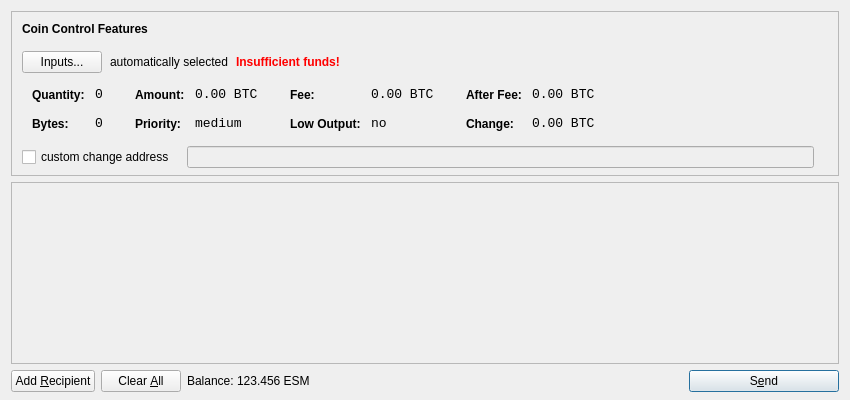
<?xml version="1.0" encoding="UTF-8"?>
<ui version="4.0">
 <class>SendCoinsDialog</class>
 <widget class="QDialog" name="SendCoinsDialog">
  <property name="geometry">
   <rect>
    <x>0</x>
    <y>0</y>
    <width>850</width>
    <height>400</height>
   </rect>
  </property>
  <property name="windowTitle">
   <string>Send Coins</string>
  </property>
  <layout class="QVBoxLayout" name="verticalLayout" stretch="0,1,0">
   <property name="bottomMargin">
    <number>8</number>
   </property>
   <item>
    <widget class="QFrame" name="frameCoinControl">
     <property name="sizePolicy">
      <sizepolicy hsizetype="Expanding" vsizetype="Expanding">
       <horstretch>0</horstretch>
       <verstretch>0</verstretch>
      </sizepolicy>
     </property>
     <property name="maximumSize">
      <size>
       <width>16777215</width>
       <height>16777215</height>
      </size>
     </property>
     <property name="frameShape">
      <enum>QFrame::StyledPanel</enum>
     </property>
     <property name="frameShadow">
      <enum>QFrame::Sunken</enum>
     </property>
     <layout class="QVBoxLayout" name="verticalLayoutCoinControl2">
      <property name="spacing">
       <number>-1</number>
      </property>
      <property name="leftMargin">
       <number>0</number>
      </property>
      <property name="topMargin">
       <number>0</number>
      </property>
      <property name="rightMargin">
       <number>0</number>
      </property>
      <property name="bottomMargin">
       <number>6</number>
      </property>
      <item>
       <layout class="QVBoxLayout" name="verticalLayoutCoinControl" stretch="0,0,0,0,1">
        <property name="spacing">
         <number>0</number>
        </property>
        <property name="leftMargin">
         <number>10</number>
        </property>
        <property name="topMargin">
         <number>10</number>
        </property>
        <item>
         <layout class="QHBoxLayout" name="horizontalLayoutCoinControl1">
          <property name="bottomMargin">
           <number>15</number>
          </property>
          <item>
           <widget class="QLabel" name="labelCoinControlFeatures">
            <property name="sizePolicy">
             <sizepolicy hsizetype="Preferred" vsizetype="Maximum">
              <horstretch>0</horstretch>
              <verstretch>0</verstretch>
             </sizepolicy>
            </property>
            <property name="font">
             <font>
              <weight>75</weight>
              <bold>true</bold>
             </font>
            </property>
            <property name="styleSheet">
             <string notr="true">font-weight:bold;</string>
            </property>
            <property name="text">
             <string>Coin Control Features</string>
            </property>
           </widget>
          </item>
         </layout>
        </item>
        <item>
         <layout class="QHBoxLayout" name="horizontalLayoutCoinControl2" stretch="0,0,0,0">
          <property name="spacing">
           <number>8</number>
          </property>
          <property name="bottomMargin">
           <number>10</number>
          </property>
          <item>
           <widget class="QPushButton" name="pushButtonCoinControl">
            <property name="styleSheet">
             <string notr="true"/>
            </property>
            <property name="text">
             <string>Inputs...</string>
            </property>
           </widget>
          </item>
          <item>
           <widget class="QLabel" name="labelCoinControlAutomaticallySelected">
            <property name="text">
             <string>automatically selected</string>
            </property>
            <property name="margin">
             <number>5</number>
            </property>
           </widget>
          </item>
          <item>
           <widget class="QLabel" name="labelCoinControlInsuffFunds">
            <property name="font">
             <font>
              <weight>75</weight>
              <bold>true</bold>
             </font>
            </property>
            <property name="styleSheet">
             <string notr="true">color:red;font-weight:bold;</string>
            </property>
            <property name="text">
             <string>Insufficient funds!</string>
            </property>
            <property name="margin">
             <number>5</number>
            </property>
           </widget>
          </item>
          <item>
           <spacer name="horizontalSpacerCoinControl">
            <property name="orientation">
             <enum>Qt::Horizontal</enum>
            </property>
            <property name="sizeHint" stdset="0">
             <size>
              <width>40</width>
              <height>1</height>
             </size>
            </property>
           </spacer>
          </item>
         </layout>
        </item>
        <item>
         <widget class="QWidget" name="widgetCoinControl" native="true">
          <property name="sizePolicy">
           <sizepolicy hsizetype="Preferred" vsizetype="Preferred">
            <horstretch>0</horstretch>
            <verstretch>0</verstretch>
           </sizepolicy>
          </property>
          <property name="minimumSize">
           <size>
            <width>0</width>
            <height>0</height>
           </size>
          </property>
          <property name="styleSheet">
           <string notr="true"/>
          </property>
          <layout class="QHBoxLayout" name="horizontalLayoutCoinControl5">
           <property name="margin">
            <number>0</number>
           </property>
           <item>
            <layout class="QHBoxLayout" name="horizontalLayoutCoinControl3" stretch="0,0,0,1">
             <property name="spacing">
              <number>20</number>
             </property>
             <property name="topMargin">
              <number>0</number>
             </property>
             <property name="bottomMargin">
              <number>10</number>
             </property>
             <item>
              <layout class="QFormLayout" name="formLayoutCoinControl1">
               <property name="horizontalSpacing">
                <number>10</number>
               </property>
               <property name="verticalSpacing">
                <number>14</number>
               </property>
               <property name="leftMargin">
                <number>10</number>
               </property>
               <property name="topMargin">
                <number>4</number>
               </property>
               <property name="rightMargin">
                <number>6</number>
               </property>
               <item row="0" column="0">
                <widget class="QLabel" name="labelCoinControlQuantityText">
                 <property name="styleSheet">
                  <string notr="true">font-weight:bold;</string>
                 </property>
                 <property name="text">
                  <string>Quantity:</string>
                 </property>
                 <property name="margin">
                  <number>0</number>
                 </property>
                </widget>
               </item>
               <item row="0" column="1">
                <widget class="QLabel" name="labelCoinControlQuantity">
                 <property name="font">
                  <font>
                   <family>Monospace</family>
                   <pointsize>10</pointsize>
                  </font>
                 </property>
                 <property name="cursor">
                  <cursorShape>IBeamCursor</cursorShape>
                 </property>
                 <property name="contextMenuPolicy">
                  <enum>Qt::ActionsContextMenu</enum>
                 </property>
                 <property name="text">
                  <string notr="true">0</string>
                 </property>
                 <property name="margin">
                  <number>0</number>
                 </property>
                 <property name="textInteractionFlags">
                  <set>Qt::LinksAccessibleByMouse|Qt::TextSelectableByKeyboard|Qt::TextSelectableByMouse</set>
                 </property>
                </widget>
               </item>
               <item row="1" column="0">
                <widget class="QLabel" name="labelCoinControlBytesText">
                 <property name="styleSheet">
                  <string notr="true">font-weight:bold;</string>
                 </property>
                 <property name="text">
                  <string>Bytes:</string>
                 </property>
                </widget>
               </item>
               <item row="1" column="1">
                <widget class="QLabel" name="labelCoinControlBytes">
                 <property name="font">
                  <font>
                   <family>Monospace</family>
                   <pointsize>10</pointsize>
                  </font>
                 </property>
                 <property name="cursor">
                  <cursorShape>IBeamCursor</cursorShape>
                 </property>
                 <property name="contextMenuPolicy">
                  <enum>Qt::ActionsContextMenu</enum>
                 </property>
                 <property name="text">
                  <string notr="true">0</string>
                 </property>
                 <property name="textInteractionFlags">
                  <set>Qt::LinksAccessibleByMouse|Qt::TextSelectableByKeyboard|Qt::TextSelectableByMouse</set>
                 </property>
                </widget>
               </item>
              </layout>
             </item>
             <item>
              <layout class="QFormLayout" name="formLayoutCoinControl2">
               <property name="horizontalSpacing">
                <number>10</number>
               </property>
               <property name="verticalSpacing">
                <number>14</number>
               </property>
               <property name="leftMargin">
                <number>6</number>
               </property>
               <property name="topMargin">
                <number>4</number>
               </property>
               <property name="rightMargin">
                <number>6</number>
               </property>
               <item row="0" column="0">
                <widget class="QLabel" name="labelCoinControlAmountText">
                 <property name="styleSheet">
                  <string notr="true">font-weight:bold;</string>
                 </property>
                 <property name="text">
                  <string>Amount:</string>
                 </property>
                 <property name="margin">
                  <number>0</number>
                 </property>
                </widget>
               </item>
               <item row="0" column="1">
                <widget class="QLabel" name="labelCoinControlAmount">
                 <property name="font">
                  <font>
                   <family>Monospace</family>
                   <pointsize>10</pointsize>
                  </font>
                 </property>
                 <property name="cursor">
                  <cursorShape>IBeamCursor</cursorShape>
                 </property>
                 <property name="contextMenuPolicy">
                  <enum>Qt::ActionsContextMenu</enum>
                 </property>
                 <property name="text">
                  <string notr="true">0.00 BTC</string>
                 </property>
                 <property name="textInteractionFlags">
                  <set>Qt::LinksAccessibleByMouse|Qt::TextSelectableByKeyboard|Qt::TextSelectableByMouse</set>
                 </property>
                </widget>
               </item>
               <item row="1" column="0">
                <widget class="QLabel" name="labelCoinControlPriorityText">
                 <property name="styleSheet">
                  <string notr="true">font-weight:bold;</string>
                 </property>
                 <property name="text">
                  <string>Priority:</string>
                 </property>
                </widget>
               </item>
               <item row="1" column="1">
                <widget class="QLabel" name="labelCoinControlPriority">
                 <property name="font">
                  <font>
                   <family>Monospace</family>
                   <pointsize>10</pointsize>
                  </font>
                 </property>
                 <property name="cursor">
                  <cursorShape>IBeamCursor</cursorShape>
                 </property>
                 <property name="contextMenuPolicy">
                  <enum>Qt::ActionsContextMenu</enum>
                 </property>
                 <property name="text">
                  <string>medium</string>
                 </property>
                 <property name="textInteractionFlags">
                  <set>Qt::LinksAccessibleByMouse|Qt::TextSelectableByKeyboard|Qt::TextSelectableByMouse</set>
                 </property>
                </widget>
               </item>
              </layout>
             </item>
             <item>
              <layout class="QFormLayout" name="formLayoutCoinControl3">
               <property name="horizontalSpacing">
                <number>10</number>
               </property>
               <property name="verticalSpacing">
                <number>14</number>
               </property>
               <property name="leftMargin">
                <number>6</number>
               </property>
               <property name="topMargin">
                <number>4</number>
               </property>
               <property name="rightMargin">
                <number>6</number>
               </property>
               <item row="0" column="0">
                <widget class="QLabel" name="labelCoinControlFeeText">
                 <property name="styleSheet">
                  <string notr="true">font-weight:bold;</string>
                 </property>
                 <property name="text">
                  <string>Fee:</string>
                 </property>
                 <property name="margin">
                  <number>0</number>
                 </property>
                </widget>
               </item>
               <item row="0" column="1">
                <widget class="QLabel" name="labelCoinControlFee">
                 <property name="font">
                  <font>
                   <family>Monospace</family>
                   <pointsize>10</pointsize>
                  </font>
                 </property>
                 <property name="cursor">
                  <cursorShape>IBeamCursor</cursorShape>
                 </property>
                 <property name="contextMenuPolicy">
                  <enum>Qt::ActionsContextMenu</enum>
                 </property>
                 <property name="text">
                  <string notr="true">0.00 BTC</string>
                 </property>
                 <property name="textInteractionFlags">
                  <set>Qt::LinksAccessibleByMouse|Qt::TextSelectableByKeyboard|Qt::TextSelectableByMouse</set>
                 </property>
                </widget>
               </item>
               <item row="1" column="0">
                <widget class="QLabel" name="labelCoinControlLowOutputText">
                 <property name="styleSheet">
                  <string notr="true">font-weight:bold;</string>
                 </property>
                 <property name="text">
                  <string>Low Output:</string>
                 </property>
                </widget>
               </item>
               <item row="1" column="1">
                <widget class="QLabel" name="labelCoinControlLowOutput">
                 <property name="font">
                  <font>
                   <family>Monospace</family>
                   <pointsize>10</pointsize>
                  </font>
                 </property>
                 <property name="cursor">
                  <cursorShape>IBeamCursor</cursorShape>
                 </property>
                 <property name="contextMenuPolicy">
                  <enum>Qt::ActionsContextMenu</enum>
                 </property>
                 <property name="text">
                  <string>no</string>
                 </property>
                 <property name="textInteractionFlags">
                  <set>Qt::LinksAccessibleByMouse|Qt::TextSelectableByKeyboard|Qt::TextSelectableByMouse</set>
                 </property>
                </widget>
               </item>
              </layout>
             </item>
             <item>
              <layout class="QFormLayout" name="formLayoutCoinControl4">
               <property name="horizontalSpacing">
                <number>10</number>
               </property>
               <property name="verticalSpacing">
                <number>14</number>
               </property>
               <property name="leftMargin">
                <number>6</number>
               </property>
               <property name="topMargin">
                <number>4</number>
               </property>
               <property name="rightMargin">
                <number>6</number>
               </property>
               <item row="0" column="0">
                <widget class="QLabel" name="labelCoinControlAfterFeeText">
                 <property name="styleSheet">
                  <string notr="true">font-weight:bold;</string>
                 </property>
                 <property name="text">
                  <string>After Fee:</string>
                 </property>
                 <property name="margin">
                  <number>0</number>
                 </property>
                </widget>
               </item>
               <item row="0" column="1">
                <widget class="QLabel" name="labelCoinControlAfterFee">
                 <property name="font">
                  <font>
                   <family>Monospace</family>
                   <pointsize>10</pointsize>
                  </font>
                 </property>
                 <property name="cursor">
                  <cursorShape>IBeamCursor</cursorShape>
                 </property>
                 <property name="contextMenuPolicy">
                  <enum>Qt::ActionsContextMenu</enum>
                 </property>
                 <property name="text">
                  <string notr="true">0.00 BTC</string>
                 </property>
                 <property name="textInteractionFlags">
                  <set>Qt::LinksAccessibleByMouse|Qt::TextSelectableByKeyboard|Qt::TextSelectableByMouse</set>
                 </property>
                </widget>
               </item>
               <item row="1" column="0">
                <widget class="QLabel" name="labelCoinControlChangeText">
                 <property name="styleSheet">
                  <string notr="true">font-weight:bold;</string>
                 </property>
                 <property name="text">
                  <string>Change:</string>
                 </property>
                </widget>
               </item>
               <item row="1" column="1">
                <widget class="QLabel" name="labelCoinControlChange">
                 <property name="font">
                  <font>
                   <family>Monospace</family>
                   <pointsize>10</pointsize>
                  </font>
                 </property>
                 <property name="cursor">
                  <cursorShape>IBeamCursor</cursorShape>
                 </property>
                 <property name="contextMenuPolicy">
                  <enum>Qt::ActionsContextMenu</enum>
                 </property>
                 <property name="text">
                  <string notr="true">0.00 BTC</string>
                 </property>
                 <property name="textInteractionFlags">
                  <set>Qt::LinksAccessibleByMouse|Qt::TextSelectableByKeyboard|Qt::TextSelectableByMouse</set>
                 </property>
                </widget>
               </item>
              </layout>
             </item>
            </layout>
           </item>
          </layout>
         </widget>
        </item>
        <item>
         <layout class="QHBoxLayout" name="horizontalLayoutCoinControl4" stretch="0,0,0">
          <property name="spacing">
           <number>12</number>
          </property>
          <property name="sizeConstraint">
           <enum>QLayout::SetDefaultConstraint</enum>
          </property>
          <property name="topMargin">
           <number>5</number>
          </property>
          <property name="rightMargin">
           <number>5</number>
          </property>
          <item>
           <widget class="QCheckBox" name="checkBoxCoinControlChange">
            <property name="text">
             <string>custom change address</string>
            </property>
           </widget>
          </item>
          <item>
           <widget class="QLineEdit" name="lineEditCoinControlChange">
            <property name="enabled">
             <bool>false</bool>
            </property>
            <property name="sizePolicy">
             <sizepolicy hsizetype="Expanding" vsizetype="Fixed">
              <horstretch>0</horstretch>
              <verstretch>0</verstretch>
             </sizepolicy>
            </property>
           </widget>
          </item>
          <item>
           <widget class="QLabel" name="labelCoinControlChangeLabel">
            <property name="sizePolicy">
             <sizepolicy hsizetype="Preferred" vsizetype="Expanding">
              <horstretch>0</horstretch>
              <verstretch>0</verstretch>
             </sizepolicy>
            </property>
            <property name="minimumSize">
             <size>
              <width>0</width>
              <height>0</height>
             </size>
            </property>
            <property name="text">
             <string/>
            </property>
            <property name="margin">
             <number>3</number>
            </property>
           </widget>
          </item>
         </layout>
        </item>
        <item>
         <spacer name="verticalSpacerCoinControl">
          <property name="orientation">
           <enum>Qt::Vertical</enum>
          </property>
          <property name="sizeHint" stdset="0">
           <size>
            <width>800</width>
            <height>1</height>
           </size>
          </property>
         </spacer>
        </item>
       </layout>
      </item>
     </layout>
    </widget>
   </item>
   <item>
    <widget class="QScrollArea" name="scrollArea">
     <property name="widgetResizable">
      <bool>true</bool>
     </property>
     <widget class="QWidget" name="scrollAreaWidgetContents">
      <property name="geometry">
       <rect>
        <x>0</x>
        <y>0</y>
        <width>830</width>
        <height>165</height>
       </rect>
      </property>
      <layout class="QVBoxLayout" name="verticalLayout_2">
       <property name="margin">
        <number>0</number>
       </property>
       <item>
        <layout class="QVBoxLayout" name="entries">
         <property name="spacing">
          <number>6</number>
         </property>
        </layout>
       </item>
       <item>
        <spacer name="verticalSpacer">
         <property name="orientation">
          <enum>Qt::Vertical</enum>
         </property>
         <property name="sizeHint" stdset="0">
          <size>
           <width>20</width>
           <height>40</height>
          </size>
         </property>
        </spacer>
       </item>
      </layout>
     </widget>
    </widget>
   </item>
   <item>
    <layout class="QHBoxLayout" name="horizontalLayout">
     <item>
      <widget class="QPushButton" name="addButton">
       <property name="toolTip">
        <string>Send to multiple recipients at once</string>
       </property>
       <property name="text">
        <string>Add &amp;Recipient</string>
       </property>
       <property name="icon">
        <iconset resource="../bitcoin.qrc">
         <normaloff>:/icons/add</normaloff>:/icons/add</iconset>
       </property>
       <property name="autoDefault">
        <bool>false</bool>
       </property>
      </widget>
     </item>
     <item>
      <widget class="QPushButton" name="clearButton">
       <property name="sizePolicy">
        <sizepolicy hsizetype="Minimum" vsizetype="Fixed">
         <horstretch>0</horstretch>
         <verstretch>0</verstretch>
        </sizepolicy>
       </property>
       <property name="toolTip">
        <string>Remove all transaction fields</string>
       </property>
       <property name="text">
        <string>Clear &amp;All</string>
       </property>
       <property name="icon">
        <iconset resource="../bitcoin.qrc">
         <normaloff>:/icons/remove</normaloff>:/icons/remove</iconset>
       </property>
       <property name="autoRepeatDelay">
        <number>300</number>
       </property>
       <property name="autoDefault">
        <bool>false</bool>
       </property>
      </widget>
     </item>
     <item>
      <layout class="QHBoxLayout" name="horizontalLayout_2">
       <property name="spacing">
        <number>3</number>
       </property>
       <item>
        <widget class="QLabel" name="label">
         <property name="text">
          <string>Balance:</string>
         </property>
        </widget>
       </item>
       <item>
        <widget class="QLabel" name="labelBalance">
         <property name="cursor">
          <cursorShape>IBeamCursor</cursorShape>
         </property>
         <property name="text">
          <string>123.456 ESM</string>
         </property>
         <property name="textInteractionFlags">
          <set>Qt::LinksAccessibleByMouse|Qt::TextSelectableByKeyboard|Qt::TextSelectableByMouse</set>
         </property>
        </widget>
       </item>
      </layout>
     </item>
     <item>
      <spacer name="horizontalSpacer">
       <property name="orientation">
        <enum>Qt::Horizontal</enum>
       </property>
       <property name="sizeHint" stdset="0">
        <size>
         <width>40</width>
         <height>20</height>
        </size>
       </property>
      </spacer>
     </item>
     <item>
      <widget class="QPushButton" name="sendButton">
       <property name="minimumSize">
        <size>
         <width>150</width>
         <height>0</height>
        </size>
       </property>
       <property name="toolTip">
        <string>Confirm the send action</string>
       </property>
       <property name="text">
        <string>S&amp;end</string>
       </property>
       <property name="icon">
        <iconset resource="../bitcoin.qrc">
         <normaloff>:/icons/send</normaloff>:/icons/send</iconset>
       </property>
       <property name="default">
        <bool>true</bool>
       </property>
      </widget>
     </item>
    </layout>
   </item>
  </layout>
 </widget>
 <resources>
  <include location="../bitcoin.qrc"/>
 </resources>
 <connections/>
</ui>
